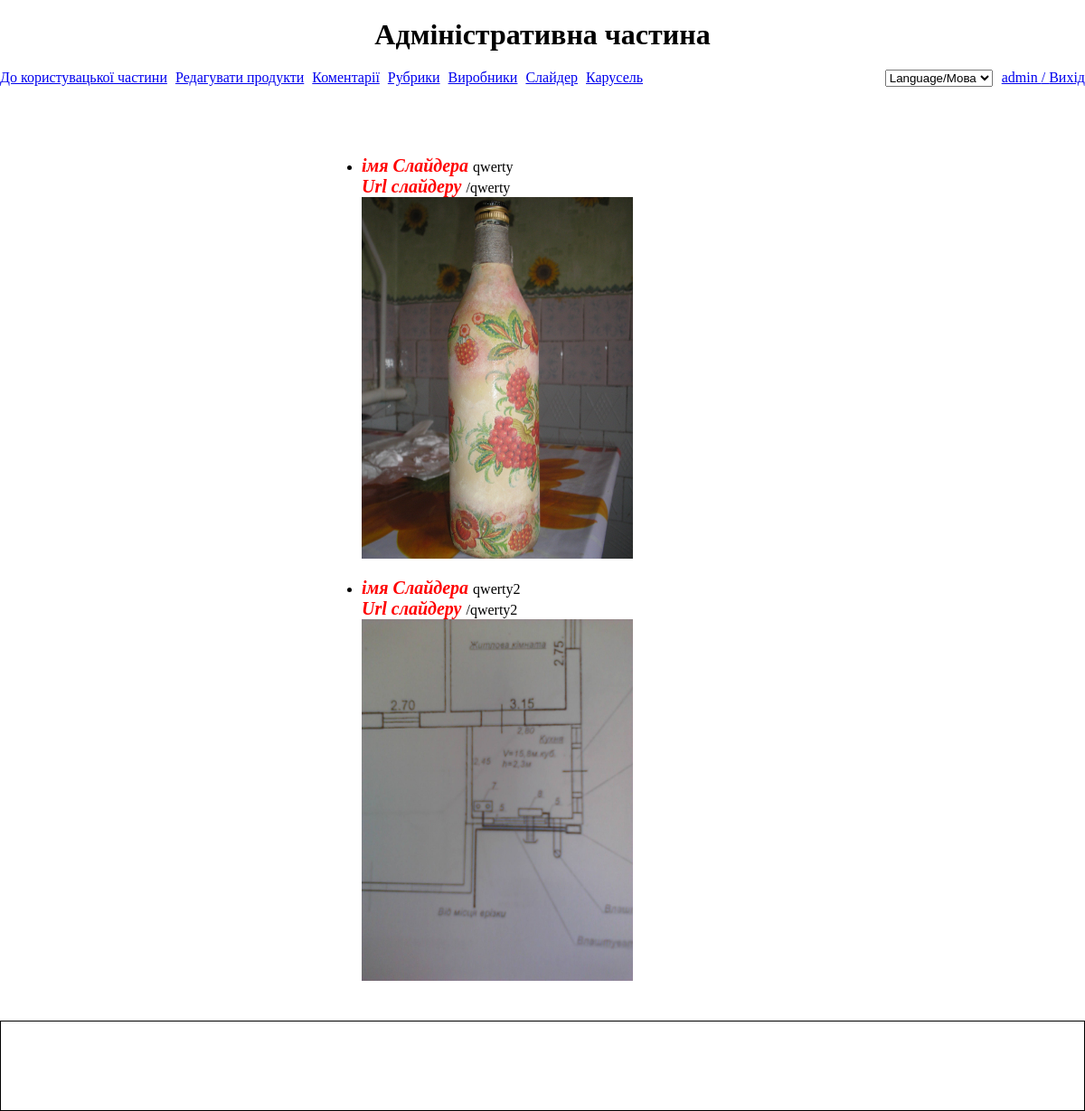
The app's page /adminSliders (signed in) with its own data.
### tables this page shows
CREATE TABLE `slider` (
  `id` int(10) UNSIGNED NOT NULL,
  `image` varchar(50) NOT NULL,
  `url` varchar(50) NOT NULL,
  `title` varchar(50) NOT NULL
);

### resources/admintemplate/index.php (called while the page is built, shortened)
<?php
    require_once "header.php";
    $view=$router->getView($view);
    include_once ($view);
    require_once "footer.php";

### public/index.php (called while the page is built, shortened)
<?php
$router = new Application();
$controller=$router->getController();
$data_and_view = $router->runController($controller);
$template_folder = $router->findAppropriateTemplate($view);
require_once PATH_SITE."/resources/".$template_folder."/index.php";

### app/core/database.php (called while the page is built, shortened)
<?php
class DataBase {
    function __construct(){
     try{
           $this->conn = new \PDO('mysql:dbname='.NAME_BD.';host='.HOST.'', USER, PASSWORD, array(\PDO::MYSQL_ATTR_INIT_COMMAND => 'SET NAMES\'UTF8\''));
        }catch(\PDOException $e) {die("Ошибка соединения с базой или хостом:".$e->getMessage());}
    }
}
?>

### app/protected/models/admin_slider.php (called while the page is built, shortened)
<?php
class Admin_Slider extends DataBase
{
   public function getSliders()
   {
       $sql = "SELECT `id`, `image`, `title`, `url` FROM `slider`";
       $stmt = $this->conn->query($sql);
       $res = $stmt->fetchAll();
       return $res;
   }
}

### app/protected/controllers/adminSliders.php (called while the page is built, shortened)
<?php
class AdminSliders extends AdminController {
    public function index($fullfilledAction = null, $id =null, $error = null )
    {
        $sliders = (new Admin_Slider())->getSliders();
        return ['view'=>'admin/sliders.php', 'sliders'=>$sliders, 'action'=> $fullfilledAction, 'id' => $id , 'error'=> $error ];
    }
}

### app/core/application.php (called while the page is built, shortened)
<?php
class Application extends MainDispatcher {
    public function runController($controller){
        $action = $controller[1];
        $contr = new $name_contr($controller);
        $data=call_user_func(array($contr, $action));
        return $data;
    }
}

### resources/languages/uk.php (called while the page is built, shortened)
<?php
$sliderName = "імя Слайдера";
$sliderUrl = "Url слайдеру";

### resources/admin/sliders.php (the view, shortened to what this page needs)
<div class="admin__block">
    <ul class="sliders-menu">
        <?php foreach ($sliders as $slider): ?>
        <li  class="sliders-menu__item-container" data-id="<?= $slider->id ?>" >
               <p> <span class="admin__block-title"> <?= $sliderName ?> </span> <?= $slider->title ?> </p>
               <p> <span class="admin__block-title"><?= $sliderUrl ?> </span> <?= $slider->url ?></p>
            <img src="/uploads/slider/<?= $slider->image ?>" alt="" class="slider-menu__image" data-image="<?= $slider->image ?>">
        </li>
        <?php endforeach; ?>
    </ul>
</div>

### public/assets/css/admin.css (style rules this page uses)
* { box-sizing: border-box; margin: 0; padding: 0; }
html, body { height: 100%; }
.update-comment__block-title, .update-category__block-title, .create-category__block-title, .create__block-title, .admin__block-title { font: bold italic 20px serif; color: red; }
.update-comment__block, .admin-categories__block, .update-category__block, .create-category__block, .admin-manufacturers__block, .create__block, .admin__block { width: 400px; margin: 0 auto; padding: 20px 0; }
.slider-menu__image { max-width: 400px; max-height: 400px; }
.sliders-menu__item-container { margin-top: 17px; }
.sliders-menu { margin-bottom: 20px; }

### records on screen
slider: title "qwerty", url "/qwerty", image (picture)
slider: title "qwerty2", url "/qwerty2", image (picture)

### other values on screen
$this_is_admin_part "Адміністративна частина"
$main_customer_page "До користувацької частини"
$editProducts "Редагувати продукти"
$comments "Коментарії"
$categoriesTitles "Рубрики"
$manufacturersTitles "Виробники"
$slider "Слайдер"
$carousel "Карусель"
$_SESSION['admin']['login'] "admin"
$exit "Вихід"
